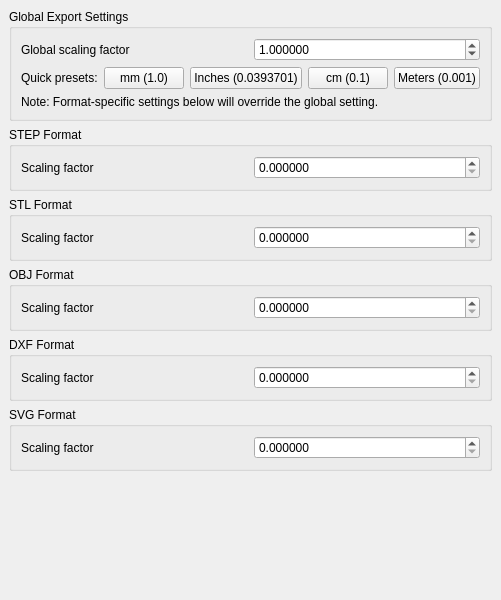
<?xml version="1.0" encoding="UTF-8"?>
<ui version="4.0">
 <class>Gui::Dialog::DlgSettingsExportPlus</class>
 <widget class="QWidget" name="Gui::Dialog::DlgSettingsExportPlus">
  <property name="geometry">
   <rect>
    <x>0</x>
    <y>0</y>
    <width>500</width>
    <height>600</height>
   </rect>
  </property>
  <property name="windowTitle">
   <string>Export Plus Settings</string>
  </property>
  <layout class="QVBoxLayout">
   <property name="spacing">
    <number>6</number>
   </property>
   <property name="margin">
    <number>9</number>
   </property>

   <!-- Global Scaling Section -->
   <item>
    <widget class="QGroupBox" name="groupBoxGlobal">
     <property name="title">
      <string>Global Export Settings</string>
     </property>
     <layout class="QVBoxLayout">
      <item>
       <layout class="QHBoxLayout">
        <item>
         <widget class="QLabel" name="labelGlobalScale">
          <property name="text">
           <string>Global scaling factor</string>
          </property>
          <property name="toolTip">
           <string>Default scaling factor for all exports (can be overridden per format)</string>
          </property>
         </widget>
        </item>
        <item>
         <widget class="Gui::PrefDoubleSpinBox" name="doubleSpinBoxGlobalScale">
          <property name="toolTip">
           <string>All dimensions will be multiplied by this factor.
Example: To export in inches instead of mm, use 0.0393701 (1/25.4)</string>
          </property>
          <property name="decimals">
           <number>6</number>
          </property>
          <property name="minimum">
           <double>0.000001</double>
          </property>
          <property name="maximum">
           <double>1000000.000000</double>
          </property>
          <property name="value">
           <double>1.000000</double>
          </property>
          <property name="prefEntry" stdset="0">
           <cstring>GlobalScalingFactor</cstring>
          </property>
          <property name="prefPath" stdset="0">
           <cstring>Mod/ExportPlus</cstring>
          </property>
         </widget>
        </item>
       </layout>
      </item>

      <!-- Quick preset buttons -->
      <item>
       <layout class="QHBoxLayout">
        <item>
         <widget class="QLabel" name="labelPresets">
          <property name="text">
           <string>Quick presets:</string>
          </property>
         </widget>
        </item>
        <item>
         <widget class="QPushButton" name="btnPresetMM">
          <property name="text">
           <string>mm (1.0)</string>
          </property>
          <property name="toolTip">
           <string>Millimeters (FreeCAD default)</string>
          </property>
         </widget>
        </item>
        <item>
         <widget class="QPushButton" name="btnPresetInches">
          <property name="text">
           <string>Inches (0.0393701)</string>
          </property>
          <property name="toolTip">
           <string>Convert mm to inches: divide by 25.4</string>
          </property>
         </widget>
        </item>
        <item>
         <widget class="QPushButton" name="btnPresetCM">
          <property name="text">
           <string>cm (0.1)</string>
          </property>
          <property name="toolTip">
           <string>Convert mm to centimeters</string>
          </property>
         </widget>
        </item>
        <item>
         <widget class="QPushButton" name="btnPresetMeters">
          <property name="text">
           <string>Meters (0.001)</string>
          </property>
          <property name="toolTip">
           <string>Convert mm to meters</string>
          </property>
         </widget>
        </item>
       </layout>
      </item>

      <item>
       <widget class="QLabel" name="labelInfo">
        <property name="text">
         <string>Note: Format-specific settings below will override the global setting.</string>
        </property>
        <property name="wordWrap">
         <bool>true</bool>
        </property>
       </widget>
      </item>
     </layout>
    </widget>
   </item>

   <!-- STEP Format -->
   <item>
    <widget class="QGroupBox" name="groupBoxSTEP">
     <property name="title">
      <string>STEP Format</string>
     </property>
     <layout class="QVBoxLayout">
      <item>
       <layout class="QHBoxLayout">
        <item>
         <widget class="QLabel" name="labelSTEPScale">
          <property name="text">
           <string>Scaling factor</string>
          </property>
         </widget>
        </item>
        <item>
         <widget class="Gui::PrefDoubleSpinBox" name="doubleSpinBoxSTEPScale">
          <property name="toolTip">
           <string>STEP-specific scaling factor (0 = use global setting)</string>
          </property>
          <property name="decimals">
           <number>6</number>
          </property>
          <property name="minimum">
           <double>0.000000</double>
          </property>
          <property name="maximum">
           <double>1000000.000000</double>
          </property>
          <property name="value">
           <double>0.000000</double>
          </property>
          <property name="prefEntry" stdset="0">
           <cstring>STEPScalingFactor</cstring>
          </property>
          <property name="prefPath" stdset="0">
           <cstring>Mod/ExportPlus</cstring>
          </property>
         </widget>
        </item>
       </layout>
      </item>
     </layout>
    </widget>
   </item>

   <!-- STL Format -->
   <item>
    <widget class="QGroupBox" name="groupBoxSTL">
     <property name="title">
      <string>STL Format</string>
     </property>
     <layout class="QVBoxLayout">
      <item>
       <layout class="QHBoxLayout">
        <item>
         <widget class="QLabel" name="labelSTLScale">
          <property name="text">
           <string>Scaling factor</string>
          </property>
         </widget>
        </item>
        <item>
         <widget class="Gui::PrefDoubleSpinBox" name="doubleSpinBoxSTLScale">
          <property name="toolTip">
           <string>STL-specific scaling factor (0 = use global setting)</string>
          </property>
          <property name="decimals">
           <number>6</number>
          </property>
          <property name="minimum">
           <double>0.000000</double>
          </property>
          <property name="maximum">
           <double>1000000.000000</double>
          </property>
          <property name="value">
           <double>0.000000</double>
          </property>
          <property name="prefEntry" stdset="0">
           <cstring>STLScalingFactor</cstring>
          </property>
          <property name="prefPath" stdset="0">
           <cstring>Mod/ExportPlus</cstring>
          </property>
         </widget>
        </item>
       </layout>
      </item>
     </layout>
    </widget>
   </item>

   <!-- OBJ Format -->
   <item>
    <widget class="QGroupBox" name="groupBoxOBJ">
     <property name="title">
      <string>OBJ Format</string>
     </property>
     <layout class="QVBoxLayout">
      <item>
       <layout class="QHBoxLayout">
        <item>
         <widget class="QLabel" name="labelOBJScale">
          <property name="text">
           <string>Scaling factor</string>
          </property>
         </widget>
        </item>
        <item>
         <widget class="Gui::PrefDoubleSpinBox" name="doubleSpinBoxOBJScale">
          <property name="toolTip">
           <string>OBJ-specific scaling factor (0 = use global setting)</string>
          </property>
          <property name="decimals">
           <number>6</number>
          </property>
          <property name="minimum">
           <double>0.000000</double>
          </property>
          <property name="maximum">
           <double>1000000.000000</double>
          </property>
          <property name="value">
           <double>0.000000</double>
          </property>
          <property name="prefEntry" stdset="0">
           <cstring>OBJScalingFactor</cstring>
          </property>
          <property name="prefPath" stdset="0">
           <cstring>Mod/ExportPlus</cstring>
          </property>
         </widget>
        </item>
       </layout>
      </item>
     </layout>
    </widget>
   </item>

   <!-- DXF Format -->
   <item>
    <widget class="QGroupBox" name="groupBoxDXF">
     <property name="title">
      <string>DXF Format</string>
     </property>
     <layout class="QVBoxLayout">
      <item>
       <layout class="QHBoxLayout">
        <item>
         <widget class="QLabel" name="labelDXFScale">
          <property name="text">
           <string>Scaling factor</string>
          </property>
         </widget>
        </item>
        <item>
         <widget class="Gui::PrefDoubleSpinBox" name="doubleSpinBoxDXFScale">
          <property name="toolTip">
           <string>DXF-specific scaling factor (0 = use global setting)</string>
          </property>
          <property name="decimals">
           <number>6</number>
          </property>
          <property name="minimum">
           <double>0.000000</double>
          </property>
          <property name="maximum">
           <double>1000000.000000</double>
          </property>
          <property name="value">
           <double>0.000000</double>
          </property>
          <property name="prefEntry" stdset="0">
           <cstring>DXFScalingFactor</cstring>
          </property>
          <property name="prefPath" stdset="0">
           <cstring>Mod/ExportPlus</cstring>
          </property>
         </widget>
        </item>
       </layout>
      </item>
     </layout>
    </widget>
   </item>

   <!-- SVG Format -->
   <item>
    <widget class="QGroupBox" name="groupBoxSVG">
     <property name="title">
      <string>SVG Format</string>
     </property>
     <layout class="QVBoxLayout">
      <item>
       <layout class="QHBoxLayout">
        <item>
         <widget class="QLabel" name="labelSVGScale">
          <property name="text">
           <string>Scaling factor</string>
          </property>
         </widget>
        </item>
        <item>
         <widget class="Gui::PrefDoubleSpinBox" name="doubleSpinBoxSVGScale">
          <property name="toolTip">
           <string>SVG-specific scaling factor (0 = use global setting)</string>
          </property>
          <property name="decimals">
           <number>6</number>
          </property>
          <property name="minimum">
           <double>0.000000</double>
          </property>
          <property name="maximum">
           <double>1000000.000000</double>
          </property>
          <property name="value">
           <double>0.000000</double>
          </property>
          <property name="prefEntry" stdset="0">
           <cstring>SVGScalingFactor</cstring>
          </property>
          <property name="prefPath" stdset="0">
           <cstring>Mod/ExportPlus</cstring>
          </property>
         </widget>
        </item>
       </layout>
      </item>
     </layout>
    </widget>
   </item>

   <!-- Spacer -->
   <item>
    <spacer name="verticalSpacer">
     <property name="orientation">
      <enum>Qt::Vertical</enum>
     </property>
     <property name="sizeHint" stdset="0">
      <size>
       <width>20</width>
       <height>40</height>
      </size>
     </property>
    </spacer>
   </item>
  </layout>
 </widget>

 <!-- Custom Widgets -->
 <customwidgets>
  <customwidget>
   <class>Gui::PrefDoubleSpinBox</class>
   <extends>QDoubleSpinBox</extends>
   <header>Gui/PrefWidgets.h</header>
  </customwidget>
 </customwidgets>

 <resources/>
 <connections/>
</ui>
